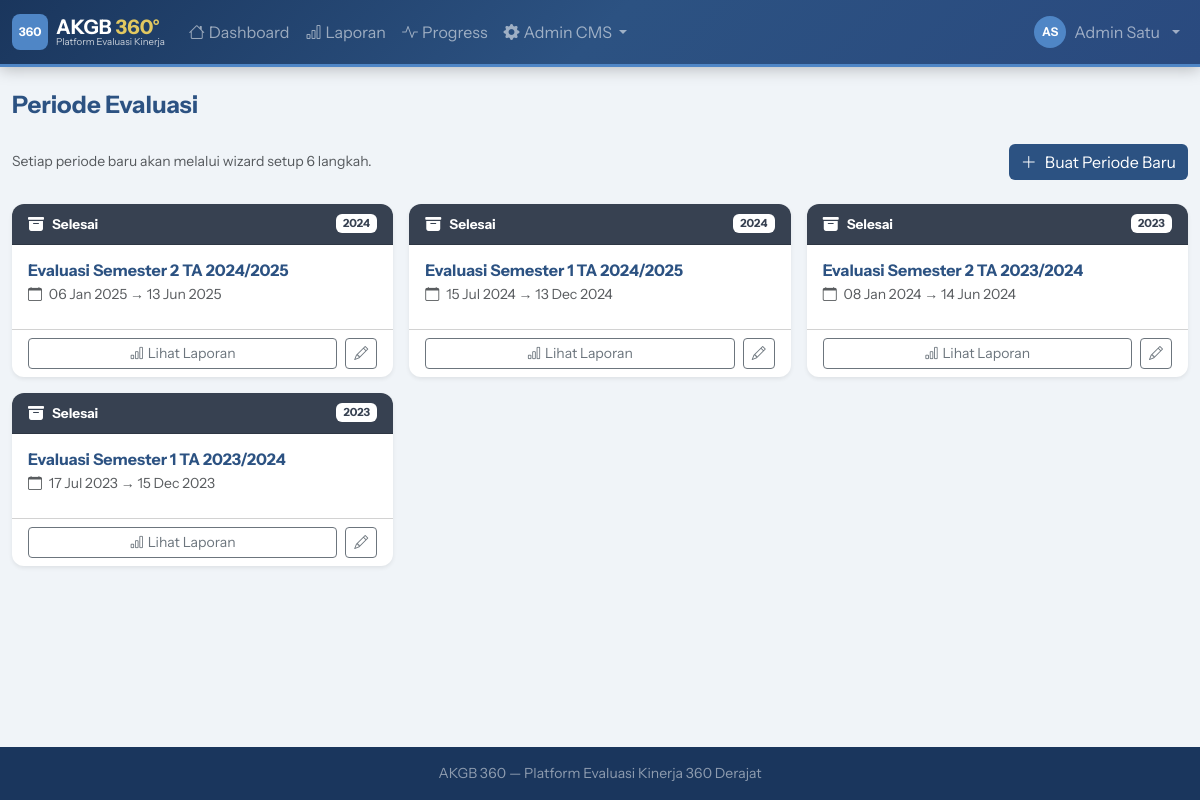
The page /demo/admin/periods.php (signed in) on the database its author committed.
### tables this page shows
CREATE TABLE `eval_periods` (
  `id` int NOT NULL AUTO_INCREMENT,
  `name` varchar(100) NOT NULL,
  `year` int NOT NULL,
  `start_date` date DEFAULT NULL,
  `end_date` date DEFAULT NULL,
  `description` text,
  `is_active` tinyint(1) DEFAULT '0',
  `status` enum('draft','active','closed') NOT NULL DEFAULT 'draft',
  `created_at` timestamp NULL DEFAULT CURRENT_TIMESTAMP,
  `wizard_step` tinyint DEFAULT '0' COMMENT 'Step wizard terakhir yang selesai (0-6)',
  `locked_at` datetime DEFAULT NULL COMMENT 'Waktu periode dikunci/diaktifkan',
  PRIMARY KEY (`id`)
);

### public_html/demo/includes/db.php (called while the page is built, shortened)
<?php
class Database {
    private static ?PDO $instance = null;
    public static function getInstance(): PDO {
        if (self::$instance === null) {
            $dsn = "mysql:host=" . DB_HOST . ";dbname=" . DB_NAME . ";charset=" . DB_CHARSET;
            $options = [
                PDO::ATTR_ERRMODE            => PDO::ERRMODE_EXCEPTION,
                PDO::ATTR_DEFAULT_FETCH_MODE => PDO::FETCH_ASSOC,
                PDO::ATTR_EMULATE_PREPARES   => false,
            ];
            try {
                self::$instance = new PDO($dsn, DB_USER, DB_PASS, $options);
            } catch (PDOException $e) {
                die(json_encode(['error' => 'Database connection failed: ' . $e->getMessage()]));
            }
        }
        return self::$instance;
    }
    public static function query(string $sql, array $params = []): PDOStatement {
        $stmt = self::getInstance()->prepare($sql);
        $stmt->execute($params);
        return $stmt;
    }
    public static function fetchAll(string $sql, array $params = []): array {
        return self::query($sql, $params)->fetchAll();
    }
}

### public_html/demo/includes/functions.php (called while the page is built, shortened)
<?php
function h(string $s = ''): string {
    return htmlspecialchars($s, ENT_QUOTES, 'UTF-8');
}

### public_html/demo/admin/periods.php (the view, shortened to what this page needs)
<?php
require_once __DIR__ . '/../includes/db.php';
require_once __DIR__ . '/../includes/functions.php';
require_once __DIR__ . '/../includes/layout.php';
$periods = Database::fetchAll("
    SELECT ep.*,
      (SELECT COUNT(*) FROM assignments a WHERE a.period_id = ep.id) as total_assign,
      (SELECT COUNT(*) FROM assignments a WHERE a.period_id = ep.id AND a.status='completed') as completed_assign
    FROM eval_periods ep
    ORDER BY
      CASE ep.status WHEN 'active' THEN 0 WHEN 'draft' THEN 1 ELSE 2 END,
      ep.year DESC, ep.id DESC
");
$statusConfig = [
    'draft'  => ['bg'=>'#6b7280','label'=>'Draft',  'icon'=>'bi-pencil'],
    'active' => ['bg'=>'#16a34a','label'=>'Aktif',  'icon'=>'bi-play-circle-fill'],
    'closed' => ['bg'=>'#374151','label'=>'Selesai','icon'=>'bi-archive-fill'],
];
ob_start(); ?>
<div class="d-flex justify-content-between align-items-center mb-4">
  <div>
    <p class="text-muted small mb-0">Setiap periode baru akan melalui wizard setup 6 langkah.</p>
  </div>
  <button class="btn btn-navy" data-bs-toggle="modal" data-bs-target="#modalCreate">
    <i class="bi bi-plus-lg me-2"></i>Buat Periode Baru
  </button>
</div>
<?php if (empty($periods)): ?>
<div class="card">
  <div class="card-body text-center py-5 text-muted">
    <i class="bi bi-calendar-x display-4 mb-3 d-block"></i>
    <p>Belum ada periode evaluasi.</p>
    <button class="btn btn-navy" data-bs-toggle="modal" data-bs-target="#modalCreate">
      Buat Periode Pertama →
    </button>
  </div>
</div>
<?php else: ?>
<div class="row g-3">
  <?php foreach ($periods as $p):
    $sc  = $statusConfig[$p['status']] ?? $statusConfig['draft'];
  ?>
  <div class="col-md-6 col-lg-4">
    <div class="card h-100 border-0 shadow-sm">
      <div class="card-header d-flex justify-content-between align-items-center py-2"
           style="background:<?= $sc['bg'] ?>;color:white">
        <div class="d-flex align-items-center gap-2">
          <i class="bi <?= $sc['icon'] ?>"></i>
          <strong style="font-size:.85rem"><?= $sc['label'] ?></strong>
        </div>
        <span class="badge bg-white" style="color:<?= $sc['bg'] ?>;font-size:.7rem">
          <?= h($p['year']) ?>
        </span>
      </div>
      <div class="card-body">
        <h6 class="fw-bold text-navy mb-1"><?= h($p['name']) ?></h6>
        <?php if ($p['start_date']): ?>
        <p class="text-muted small mb-2">
          <i class="bi bi-calendar me-1"></i>
          <?= date('d M Y', strtotime($p['start_date'])) ?>
          <?php if ($p['end_date']): ?>
          → <?= date('d M Y', strtotime($p['end_date'])) ?>
          <?php endif; ?>
        </p>
        <?php endif; ?>
      </div>
      <div class="card-footer bg-transparent d-flex gap-2">
        <?php if ($p['status'] === 'draft'): ?>
        <a href="<?= APP_URL ?>/admin/period_wizard.php?id=<?= $p['id'] ?>"
           class="btn btn-sm btn-navy flex-grow-1">
          <i class="bi bi-arrow-right me-1"></i>
          <?= $p['wizard_step'] > 0 ? 'Lanjut Setup' : 'Mulai Setup' ?>
        </a>
        <a href="?delete=<?= $p['id'] ?>&confirm=1"
           class="btn btn-sm btn-outline-danger"
           onclick="return confirm('Hapus periode draft ini? Semua data setup akan hilang.')"
           title="Hapus draft">
          <i class="bi bi-trash"></i>
        </a>
        <?php else: ?>
        <a href="<?= APP_URL ?>/admin/reports.php?period_id=<?= $p['id'] ?>"
           class="btn btn-sm btn-outline-secondary flex-grow-1">
          <i class="bi bi-bar-chart me-1"></i>Lihat Laporan
        </a>
        <?php endif; ?>
        <button class="btn btn-sm btn-outline-secondary"
          data-bs-toggle="modal" data-bs-target="#editName<?= $p['id'] ?>"
          title="Edit nama periode">
          <i class="bi bi-pencil"></i>
        </button>
      </div>
    </div>
  </div>
  <?php endforeach; ?>
</div>
<?php endif; ?>

### public_html/demo/assets/css/style.css (style rules this page uses)
:root { --ktb-navy: #2C5282; --ktb-navy-dark: #1A365D; --ktb-navy-light: #2A4A7F; --ktb-blue: #4F86C6; --ktb-blue-light: #6B9FD4; --ktb-blue-dark: #3A6FA8; --ktb-gold: #E2C860; --ktb-gold-light: #EDF2F7; --ktb-sunshade: #ff9a31; --ktb-aqua: #F0F4F8; --ktb-platinum: #C3D9ED; --ktb-gray: #F0F4F8; }
body { background: var(--ktb-aqua); min-height: 100vh; display: flex; flex-direction: column; font-family: 'Instrument Sans', 'Segoe UI', system-ui, sans-serif; }
.text-navy { color: var(--ktb-navy) !important; }
.card { border: none; box-shadow: 0 2px 10px rgba(0,0,0,.08); border-radius: 12px; }
.card-header { background: var(--ktb-navy); color: white; border-radius: 12px 12px 0 0 !important; font-weight: 600; }
.btn-navy { background: var(--ktb-navy); color: white; border: none; }

### rows shown on the page
eval_periods: status "Selesai", year "2024", name "Evaluasi Semester 2 TA 2024/2025", start_date "06 Jan 2025", end_date "13 Jun 2025"
eval_periods: status "Selesai", year "2024", name "Evaluasi Semester 1 TA 2024/2025", start_date "15 Jul 2024", end_date "13 Dec 2024"
eval_periods: status "Selesai", year "2023", name "Evaluasi Semester 2 TA 2023/2024", start_date "08 Jan 2024", end_date "14 Jun 2024"
eval_periods: status "Selesai", year "2023", name "Evaluasi Semester 1 TA 2023/2024", start_date "17 Jul 2023", end_date "15 Dec 2023"

### other values the page prints
$initials "AS"
$name "Admin Satu"
$title "Periode Evaluasi"
